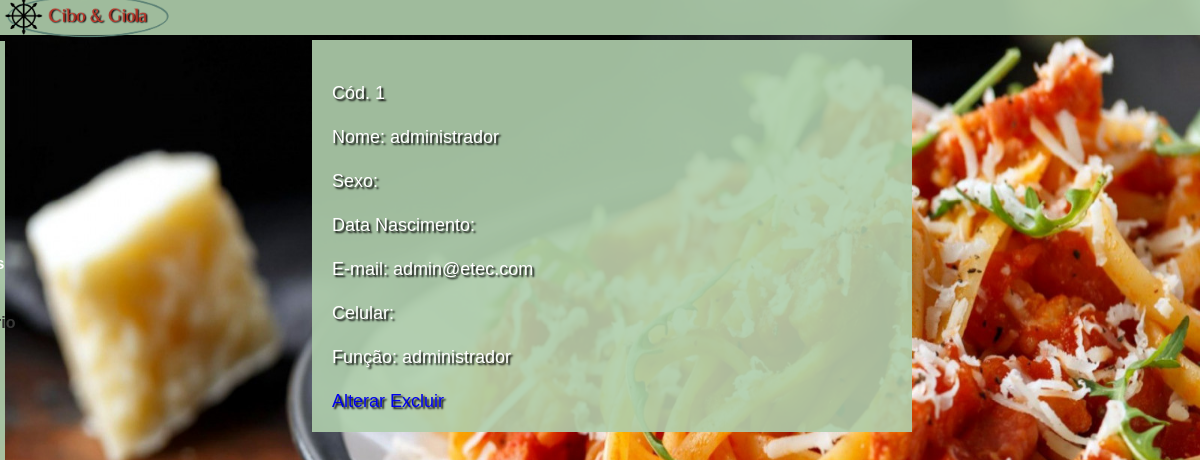
The app's page /CiboGiola/pages/funcionarios.php (signed in), older data.
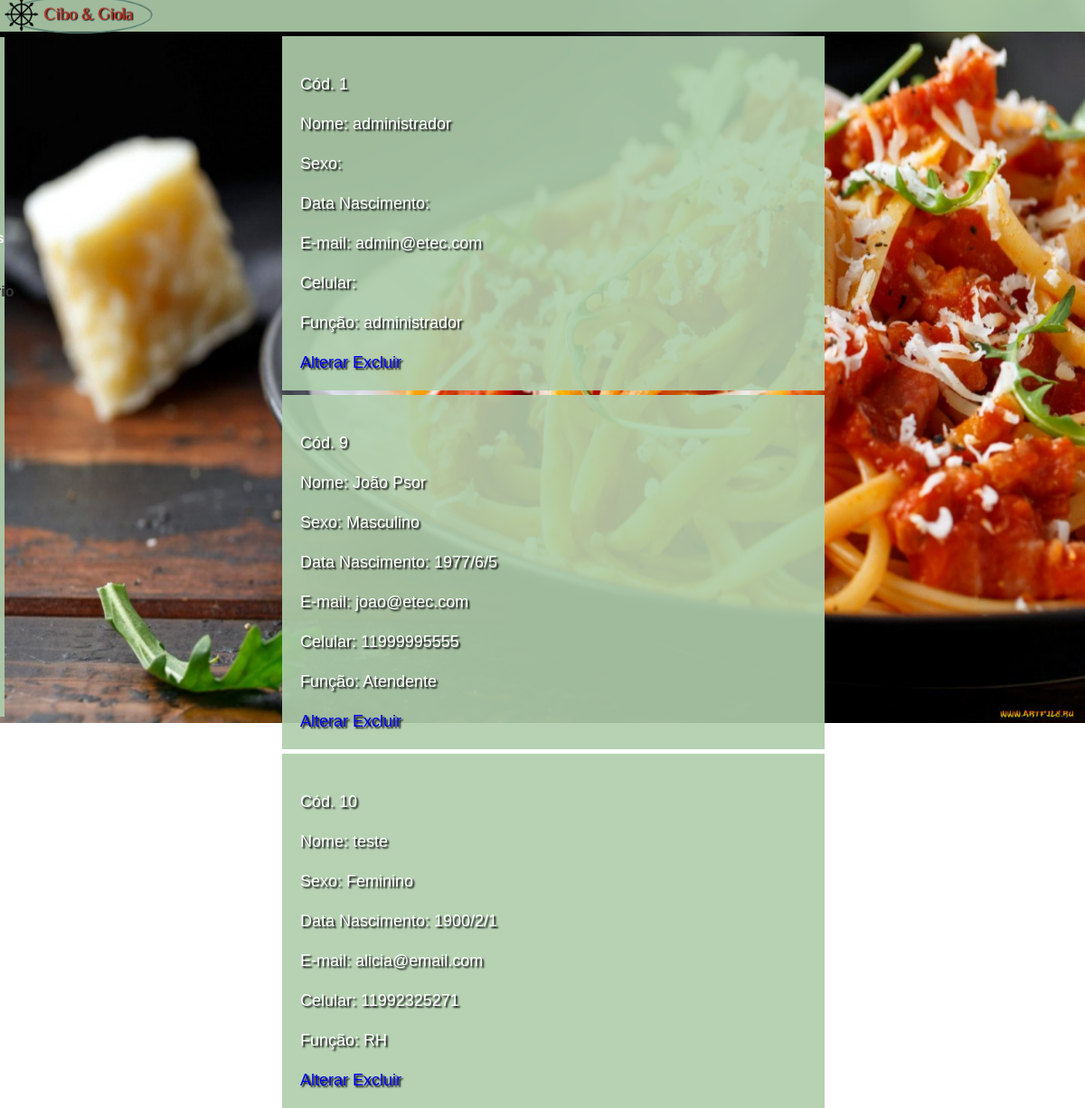
The same page, newer data.
### tables this page shows
CREATE TABLE IF NOT EXISTS `tb_funcionarios` (
  `cod_func` int(11) NOT NULL AUTO_INCREMENT,
  `nome` varchar(50) NOT NULL,
  `sexo` varchar(10) NOT NULL,
  `data` varchar(10) NOT NULL,
  `celular` varchar(15) NOT NULL,
  `email` varchar(50) NOT NULL,
  `senha` varchar(150) NOT NULL,
  `funcao` varchar(30) NOT NULL,
  PRIMARY KEY (`cod_func`)
);

### CiboGiola/pages/funcionarios.php (the view, shortened to what this page needs)
<!DOCTYPE html>
<html lang="en">
<head>
     <link rel="stylesheet" href="..\style\styleIntranet.css">
          <link rel="stylesheet" href="..\style\produtos.css">
</head>
<body>
    <?php include('barraLateral.php') ?>
    <?php
     require('connect.php');
     $funcionario = mysqli_query($con, "Select * from `tb_funcionarios`");
        while($funcionarios = mysqli_fetch_array($funcionario)){
        echo "<div class=formulario>";
        echo "<div class=dados>";
        echo "<p> Cód. $funcionarios[cod_func]</p>";
        echo "<p>Nome: $funcionarios[nome]</p>";
        echo "<p>Sexo: $funcionarios[sexo]</p>";
        echo "<p>Data Nascimento: $funcionarios[data]</p>";
        echo "<p> E-mail: $funcionarios[email]</p>";
        echo "<p> Celular: $funcionarios[celular]</p>";
        echo "<p> Função: $funcionarios[funcao]</p>";
        echo "<div class=alterarExcluir>";
        echo "<p> <a href =alterarFunc.php?cod=$funcionarios[cod_func]>Alterar</a>
             <a href =javascript:confirmar($funcionarios[cod_func])>Excluir</a></p>";
        echo "</div>";
        echo "</div>";
        echo "</div>";
    }
    ?>
</body>
</html>

Row changes from the older to the newer data that the page shows:
added tb_funcionarios: cod_func "9", nome "João Psor", sexo "Masculino", data "1977/6/5", email "joao@etec.com", celular "11999995555", funcao "Atendente"
added tb_funcionarios: cod_func "10", nome "teste", sexo "Feminino", data "1900/2/1", email "alicia@email.com", celular "11992325271", funcao "RH"
